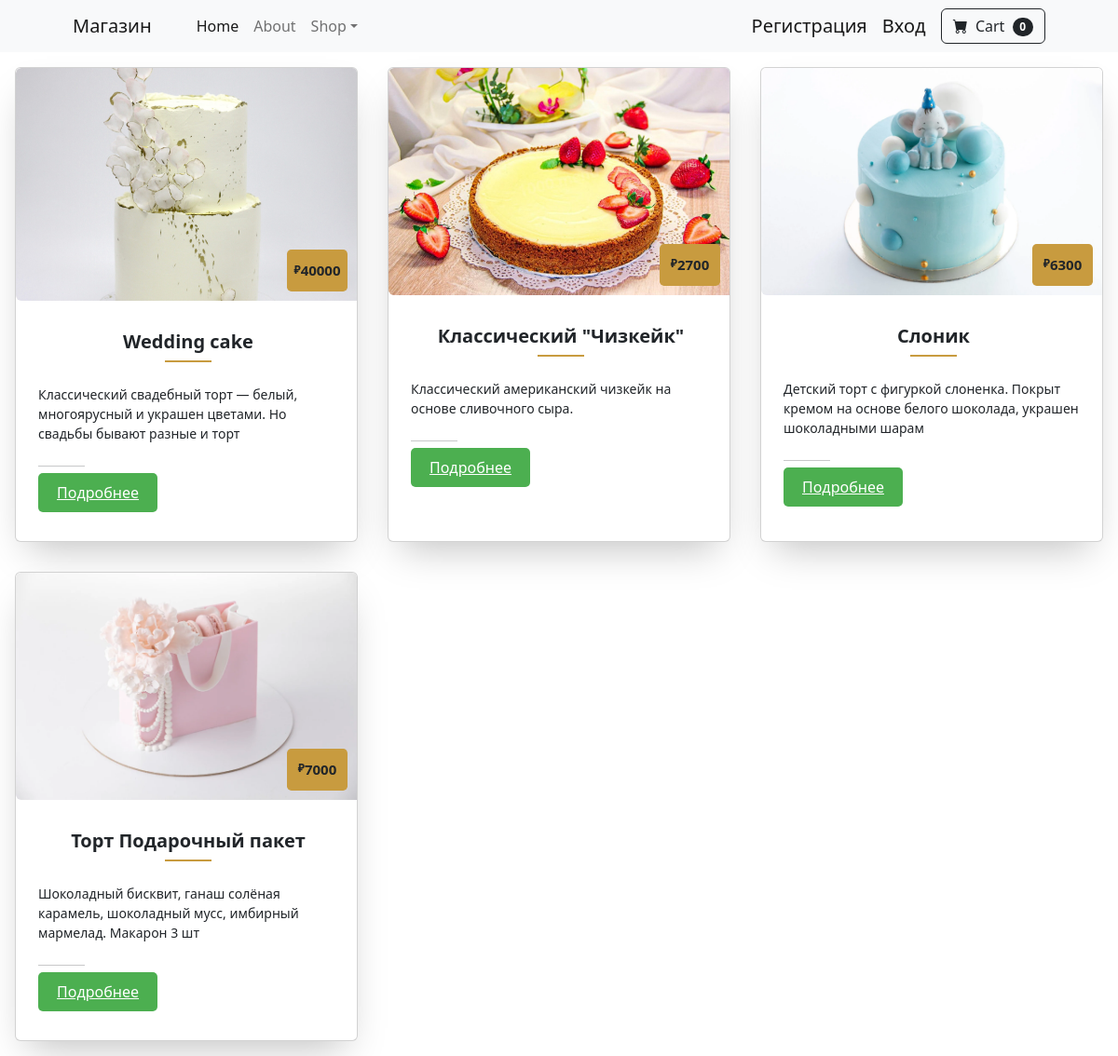
Page /second/Cakes on the committed database.
### fapp/models.py (models this page shows, shortened)
class Product1(models.Model):
    Name = models.CharField(max_length=100)
    Description = models.CharField(max_length=100)
    Price = models.IntegerField()
    Count = models.IntegerField()
    Article = models.IntegerField()
    cat = models.ForeignKey(ProdCategory, on_delete=models.CASCADE)
    pic = models.FileField(upload_to="fapp/static/pic", default=0, null=True)

### fapp/views.py (the view)
# urls.py: path('second/<cat_name>', cat_page),
def cat_page(request, cat_name):
    catid = ProdCategory.objects.filter(category_name=cat_name)
    prod = Product1.objects.filter(cat = catid[0].id)
    cat_list = ProdCategory.objects.all()
    return render(request, 'prod.html', {"prod":prod, "categ":cat_list})

### fapp/templates/prod.html (shortened to what this page needs)
<!doctype html>
<html lang="en">
{%load static%}
<head>
    <link href="https://cdn.jsdelivr.net/npm/bootstrap-icons@1.5.0/font/bootstrap-icons.css" rel="stylesheet" />
    <link href="https://cdn.jsdelivr.net/npm/bootstrap@5.3.0-alpha3/dist/css/bootstrap.min.css" rel="stylesheet"
>
        <link rel = "stylesheet" href = "{%static 'css/prod_card.css'%}">
        <link rel = "stylesheet" href = "{%static 'css/styles2.css'%}">
</head>
<body>
    <nav class="navbar navbar-expand-lg navbar-light bg-light">
        <div class="container px-4 px-lg-5">
            <a class="navbar-brand" href="#!">Магазин</a>
            <div class="collapse navbar-collapse" id="navbarSupportedContent">
                <ul class="navbar-nav me-auto mb-2 mb-lg-0 ms-lg-4">
                    <li class="nav-item"><a class="nav-link active" aria-current="page" href="http://127.0.0.1:8000/second">Home</a></li>
                    <li class="nav-item"><a class="nav-link" href="#!">About</a></li>
                    <li class="nav-item dropdown">
                        <a class="nav-link dropdown-toggle" id="navbarDropdown" href="#" role="button" data-bs-toggle="dropdown" aria-expanded="false">Shop</a>
                    </li>
                </ul>
                <a class="navbar-brand" href="http://127.0.0.1:8000/reg">Регистрация</a>
                <a class="navbar-brand" href="http://127.0.0.1:8000/auth">Вход</a>
                <form class="d-flex">
                    <button class="btn btn-outline-dark" type="submit">
                        <i class="bi-cart-fill me-1"></i>
                        Cart
                        <span class="badge bg-dark text-white ms-1 rounded-pill">0</span>
                    </button>
                </form>
            </div>
        </div>
    </nav>
    <div class="main">
        <ul class="cards">
            {%for i in prod%}
          <li class="cards_item">
            <div class="card">
              <div class="card_image">
                <img src='{%static i.pic|cut:"fapp/static"%}' class="img-fluid rounded-start" alt="..." />
                <span class="card_price"><span>₽</span>{{i.Price}}</span>
              </div>
              <div class="card_content">
                <h2 class="card_title">{{i.Name}}</h2>
                <div class="card_text">
                  <p>{{i.Description}}
                  </p>
                  <hr />
                  <a href="/product/{{i.id}}" >Подробнее</a>
                </div>
              </div>
            </div>
          </li>
          {%endfor%}
</body>
</html>

### fapp/static/css/prod_card.css (style rules this page uses)
body { font-family: "Oxygen", sans-serif; color: #050505; }
*, *::before, *::after { box-sizing: border-box; }
.main { max-width: 1200px; margin: 0 auto; }
.cards { display: flex; flex-wrap: wrap; list-style: none; margin: 0; padding: 0; }
.cards_item { display: flex; padding: 1rem; }
.card_image { position: relative; max-height: 250px; }
.card_image img { width: 100%; height: 100%; object-fit: cover; }
.card_price { position: absolute; bottom: 10px; right: 10px; display: flex; justify-content: center; align-items: center; width: 65px; height: 45px; border-radius: 0.30rem; background-color: #c89b3f; font-size: 15px; font-weight: 700; }
.card_price span { font-size: 12px; margin-top: -2px; }
@media (min-width: 40rem) { .cards_item { width: 50%; } }
@media (min-width: 56rem) { .cards_item { width: 33.3333%; } }
.card { background-color: white; border-radius: 0.25rem; box-shadow: 0 20px 40px -14px rgba(0, 0, 0, 0.25); display: flex; flex-direction: column; overflow: hidden; }
.card_content { position: relative; padding: 16px 12px 32px 24px; margin: 16px 8px 8px 0; max-height: 290px; overflow-y: scroll; }
.card_title { position: relative; margin: 0 0 24px; padding-bottom: 10px; text-align: center; font-size: 20px; font-weight: 700; }
.card_title::after { position: absolute; display: block; width: 50px; height: 2px; bottom: 0; left: 50%; transform: translateX(-50%); background-color: #c89b3f; content: ""; }
hr { margin: 24px auto; width: 50px; border-top: 2px solid #c89b3f; }
.card_text p { margin: 0 0 24px; font-size: 14px; line-height: 1.5; }
.card_text a { background-color: #4CAF50; color: #fff; padding: 10px 20px; border: none; border-radius: 5px; cursor: pointer; font-size: 16px; }

### rows in the picture
Product1: pic (picture), Price "40000", Name "Wedding cake", Description "Классический свадебный торт — белый, многоярусный и украшен цветами. Но свадьбы бывают разные и торт"
Product1: pic (picture), Price "2700", Name "Классический \"Чизкейк\"", Description "Классический американский чизкейк на основе сливочного сыра."
Product1: pic (picture), Price "6300", Name "Слоник", Description "Детский торт с фигуркой слоненка. Покрыт кремом на основе белого шоколада, украшен шоколадными шарам"
Product1: pic (picture), Price "7000", Name "Торт Подарочный пакет", Description "Шоколадный бисквит, ганаш солёная карамель, шоколадный мусс, имбирный мармелад. Макарон 3 шт"
